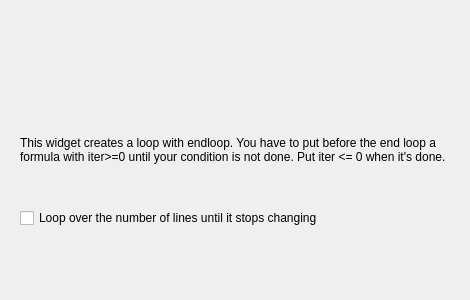
<?xml version="1.0" encoding="UTF-8"?>
<ui version="4.0">
 <class>Form</class>
 <widget class="QWidget" name="Form">
  <property name="geometry">
   <rect>
    <x>0</x>
    <y>0</y>
    <width>470</width>
    <height>300</height>
   </rect>
  </property>
  <property name="windowTitle">
   <string>Form</string>
  </property>
  <widget class="QLabel" name="Description">
   <property name="geometry">
    <rect>
     <x>20</x>
     <y>20</y>
     <width>431</width>
     <height>261</height>
    </rect>
   </property>
   <property name="text">
    <string>This widget creates a loop with endloop. You have to put before the end loop a formula with iter&gt;=0 until your condition is not done. Put iter &lt;= 0 when it's done.</string>
   </property>
   <property name="textFormat">
    <enum>Qt::AutoText</enum>
   </property>
   <property name="alignment">
    <set>Qt::AlignLeading|Qt::AlignLeft|Qt::AlignVCenter</set>
   </property>
   <property name="wordWrap">
    <bool>true</bool>
   </property>
  </widget>
  <widget class="QCheckBox" name="checkBox">
   <property name="geometry">
    <rect>
     <x>20</x>
     <y>210</y>
     <width>431</width>
     <height>16</height>
    </rect>
   </property>
   <property name="text">
    <string>Loop over the number of lines until it stops changing</string>
   </property>
  </widget>
 </widget>
 <resources/>
 <connections/>
</ui>
